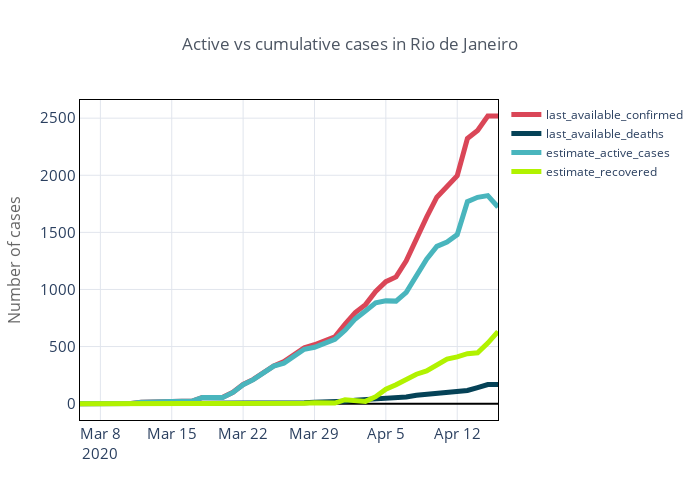

Notebook code cell kept with this figure:
### Code cell
df_city.sort_values(by='date').set_index('date')[['last_available_confirmed', 
                                                  'last_available_deaths', 
                                                  'estimate_active_cases', 
                                                  'estimate_recovered']].iplot(
    title='Active vs cumulative cases in {}'.format(city),
    yTitle='Number of cases',
    colorscale='my_colors',
    theme='custom', width=5
)

### Figure 1 — Plotly figure (JSON) as saved in the notebook; plotly's stock layout.template omitted (floating-point values rounded to 4 significant figures)
{"data": [{"line": {"color": "rgba(218, 70, 87, 1.0)", "dash": "solid", "shape": "linear", "width": 5}, "mode": "lines", "name": "last_available_confirmed", "text": "", "type": "scatter", "x": ["2020-03-06", "2020-03-07", "2020-03-08", "2020-03-09", "2020-03-10", "2020-03-11", "2020-03-12", "2020-03-13", "2020-03-14", "2020-03-15", "2020-03-16", "2020-03-17", "2020-03-18", "2020-03-19", "2020-03-20", "2020-03-21", "2020-03-22", "2020-03-23", "2020-03-24", "2020-03-25", "2020-03-26", "2020-03-27", "2020-03-28", "2020-03-29", "2020-03-30", "2020-03-31", "2020-04-01", "2020-04-02", "2020-04-03", "2020-04-04", "2020-04-05", "2020-04-06", "2020-04-07", "2020-04-08", "2020-04-09", "2020-04-10", "2020-04-11", "2020-04-12", "2020-04-13", "2020-04-14", "2020-04-15", "2020-04-16"], "y": [1, 1, 2, 2, 2, 2, 13, 13, 13, 22, 23, 23, 55, 56, 56, 99, 168, 212, 276, 331, 368, 431, 489, 516, 553, 586, 697, 798, 867, 982, 1068, 1110, 1251, 1449, 1633, 1808, 1905, 1996, 2322, 2393, 2519, 2519]}, {"line": {"color": "rgba(5, 66, 87, 1.0)", "dash": "solid", "shape": "linear", "width": 5}, "mode": "lines", "name": "last_available_deaths", "text": "", "type": "scatter", "x": ["2020-03-06", "2020-03-07", "2020-03-08", "2020-03-09", "2020-03-10", "2020-03-11", "2020-03-12", "2020-03-13", "2020-03-14", "2020-03-15", "2020-03-16", "2020-03-17", "2020-03-18", "2020-03-19", "2020-03-20", "2020-03-21", "2020-03-22", "2020-03-23", "2020-03-24", "2020-03-25", "2020-03-26", "2020-03-27", "2020-03-28", "2020-03-29", "2020-03-30", "2020-03-31", "2020-04-01", "2020-04-02", "2020-04-03", "2020-04-04", "2020-04-05", "2020-04-06", "2020-04-07", "2020-04-08", "2020-04-09", "2020-04-10", "2020-04-11", "2020-04-12", "2020-04-13", "2020-04-14", "2020-04-15", "2020-04-16"], "y": [0, 0, 0, 0, 0, 0, 0, 0, 0, 0, 0, 0, 0, 0, 0, 0, 0, 1, 3, 5, 6, 6, 9, 13, 13, 18, 20, 31, 36, 38, 42, 47, 59, 73, 82, 92, 98, 106, 115, 140, 167, 167]}, {"line": {"color": "rgba(73, 181, 189, 1.0)", "dash": "solid", "shape": "linear", "width": 5}, "mode": "lines", "name": "estimate_active_cases", "text": "", "type": "scatter", "x": ["2020-03-06", "2020-03-07", "2020-03-08", "2020-03-09", "2020-03-10", "2020-03-11", "2020-03-12", "2020-03-13", "2020-03-14", "2020-03-15", "2020-03-16", "2020-03-17", "2020-03-18", "2020-03-19", "2020-03-20", "2020-03-21", "2020-03-22", "2020-03-23", "2020-03-24", "2020-03-25", "2020-03-26", "2020-03-27", "2020-03-28", "2020-03-29", "2020-03-30", "2020-03-31", "2020-04-01", "2020-04-02", "2020-04-03", "2020-04-04", "2020-04-05", "2020-04-06", "2020-04-07", "2020-04-08", "2020-04-09", "2020-04-10", "2020-04-11", "2020-04-12", "2020-04-13", "2020-04-14", "2020-04-15", "2020-04-16"], "y": [1, 1, 2, 2, 2, 2, 13, 13, 13, 22, 23, 23, 55, 56, 55, 98, 166, 210, 274, 329, 355, 418, 476, 494, 530, 563, 642, 742, 811, 883, 900, 898, 975, 1118, 1265, 1377, 1416, 1480, 1769, 1807, 1822, 1721]}, {"line": {"color": "rgba(177, 242, 0, 1.0)", "dash": "solid", "shape": "linear", "width": 5}, "mode": "lines", "name": "estimate_recovered", "text": "", "type": "scatter", "x": ["2020-03-06", "2020-03-07", "2020-03-08", "2020-03-09", "2020-03-10", "2020-03-11", "2020-03-12", "2020-03-13", "2020-03-14", "2020-03-15", "2020-03-16", "2020-03-17", "2020-03-18", "2020-03-19", "2020-03-20", "2020-03-21", "2020-03-22", "2020-03-23", "2020-03-24", "2020-03-25", "2020-03-26", "2020-03-27", "2020-03-28", "2020-03-29", "2020-03-30", "2020-03-31", "2020-04-01", "2020-04-02", "2020-04-03", "2020-04-04", "2020-04-05", "2020-04-06", "2020-04-07", "2020-04-08", "2020-04-09", "2020-04-10", "2020-04-11", "2020-04-12", "2020-04-13", "2020-04-14", "2020-04-15", "2020-04-16"], "y": [0, 0, 0, 0, 0, 0, 0, 0, 0, 0, 0, 0, 0, 0, 1, 1, 2, 1, -1, -3, 7, 7, 4, 9, 10, 5, 35, 25, 20, 61, 126, 165, 217, 258, 286, 339, 391, 410, 438, 446, 530, 631]}], "layout": {"height": 500, "legend": {"bgcolor": "#FFFFFF", "bordercolor": "#444444", "borderwidth": 0, "font": {"size": 12}, "itemclick": "toggle", "itemdoubleclick": "toggleothers", "itemsizing": "trace", "traceorder": "normal"}, "paper_bgcolor": "#FFFFFF", "plot_bgcolor": "#FFFFFF", "title": {"font": {"color": "#4D5663", "size": 17}, "text": "Active vs cumulative cases in Rio de Janeiro", "x": 0.5}, "width": 700, "xaxis": {"automargin": true, "gridcolor": "#E1E5ED", "linecolor": "#000000", "mirror": "ticks", "showline": true, "tickfont": {"size": 15}, "title": {"font": {"color": "#666666", "size": 16}, "text": ""}, "zerolinecolor": "#000000", "zerolinewidth": 2}, "yaxis": {"automargin": true, "gridcolor": "#E1E5ED", "linecolor": "#000000", "mirror": "ticks", "showline": true, "tickfont": {"size": 15}, "title": {"font": {"color": "#666666", "size": 16}, "text": "Number of cases"}, "zerolinecolor": "#000000", "zerolinewidth": 2}}}
